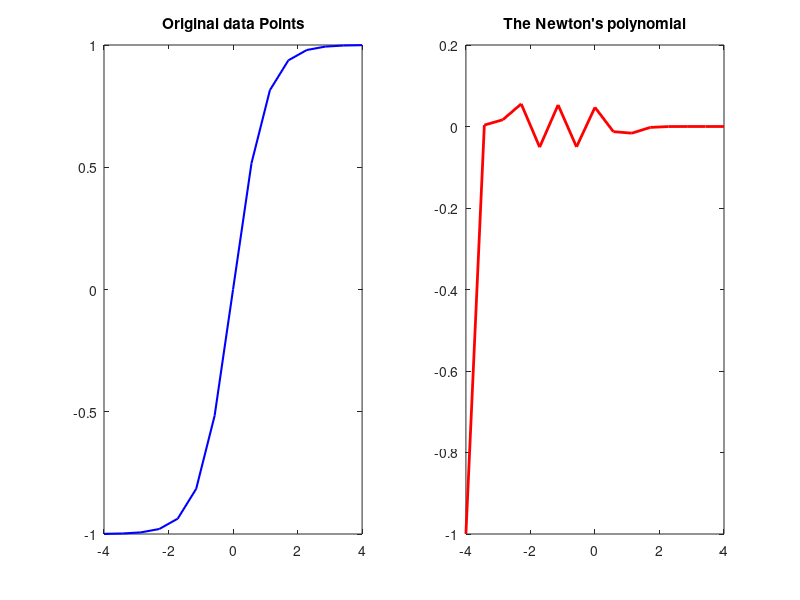

MATLAB code to generate this figure:
clear;clc;close all;
% define the vector x
x=linspace(-4,4,15); % total 15 points with equal spaced

% define the tanh(x) function using function handle
f=@(x) tanh(x);

% corresponding y-values
y=f(x);

n=length(x); % length of the vector x ,will be used to construct the divided difference table

% initialize the divided difference table(forward difference) 
coef=zeros(n,n);

% the first column of coef matrix is y
coef(:,1)=y;

% now fill rest part of the coef matrix
for j=2:n-1
    for i=1:n-j
        
        % this will calculate the next divided difference
        coef(i,j)=(coef(i+1,j-1)-coef(i,j-1))/(x(i+j)-x(i));
    end
    
end

% the first row of the coef matrix is the set of coefficients of the
% Newton's polynomial(a0,a1,a2,a3,---,an)

disp("coefficient matrix")
disp(coef)
p=coef(n,:); % the last row of the matrix coef

% the value of the function tanhx using newton's interpolation
for j=2:n-1
    p=coef(n-j,:)+(x-x(n-j)).*p;
end

   

%plotting time
subplot(1,2,1)
plot(x,y,'-b','LineWidth',1.5)
title("Original data Points")

subplot(1,2,2)
plot(x,p,'-r','LineWidth',2)
title("The Newton's polynomial")

% error
error=max(abs(y-p))


